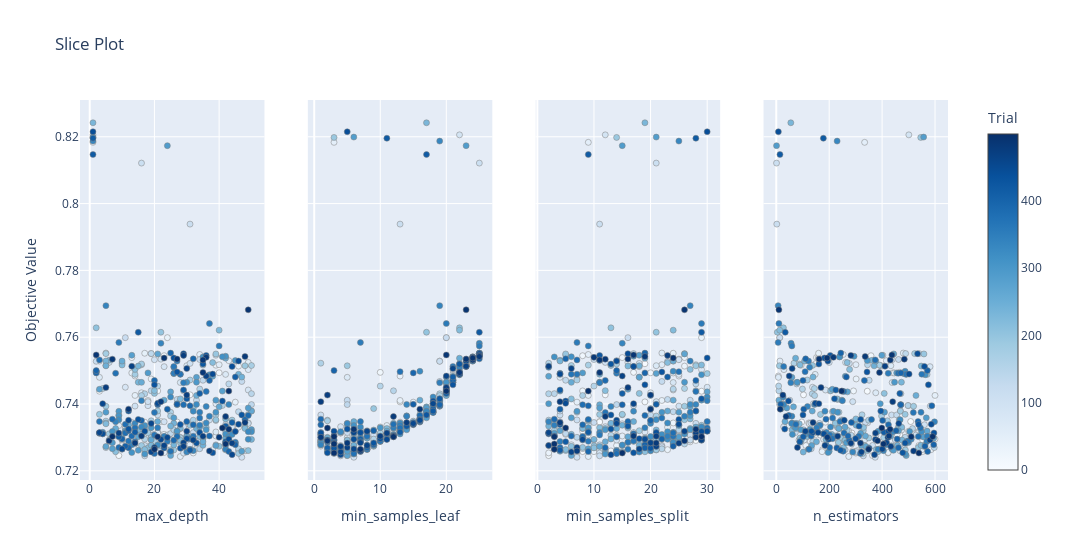

The notebook cell saved with this chart:
### Code cell
optuna.visualization.plot_slice(study_opt_wss_bc, params = ['n_estimators', 'max_depth', 'min_samples_split', 'min_samples_leaf' ])

### Figure 1 — Plotly figure (JSON) as saved in the notebook; plotly's stock layout.template omitted (floating-point values rounded to 4 significant figures; data arrays with more than 128 entries replaced by an {"elided": "..."} marker saying what was removed)
{"data": [{"marker": {"color": {"elided": "500 int values"}, "colorbar": {"title": {"text": "Trial"}, "x": 1, "xpad": 40}, "colorscale": [[0, "rgb(247,251,255)"], [0.125, "rgb(222,235,247)"], [0.25, "rgb(198,219,239)"], [0.375, "rgb(158,202,225)"], [0.5, "rgb(107,174,214)"], [0.625, "rgb(66,146,198)"], [0.75, "rgb(33,113,181)"], [0.875, "rgb(8,81,156)"], [1, "rgb(8,48,107)"]], "line": {"color": "Grey", "width": 0.5}, "showscale": true}, "mode": "markers", "name": "Feasible Trial", "showlegend": false, "type": "scatter", "x": {"elided": "500 int values"}, "xaxis": "x", "y": {"elided": "500 float values"}, "yaxis": "y"}, {"marker": {"color": {"elided": "500 int values"}, "colorbar": {"title": {"text": "Trial"}, "x": 1, "xpad": 40}, "colorscale": [[0, "rgb(247,251,255)"], [0.125, "rgb(222,235,247)"], [0.25, "rgb(198,219,239)"], [0.375, "rgb(158,202,225)"], [0.5, "rgb(107,174,214)"], [0.625, "rgb(66,146,198)"], [0.75, "rgb(33,113,181)"], [0.875, "rgb(8,81,156)"], [1, "rgb(8,48,107)"]], "line": {"color": "Grey", "width": 0.5}, "showscale": false}, "mode": "markers", "name": "Feasible Trial", "showlegend": false, "type": "scatter", "x": {"elided": "500 int values"}, "xaxis": "x2", "y": {"elided": "500 float values"}, "yaxis": "y2"}, {"marker": {"color": {"elided": "500 int values"}, "colorbar": {"title": {"text": "Trial"}, "x": 1, "xpad": 40}, "colorscale": [[0, "rgb(247,251,255)"], [0.125, "rgb(222,235,247)"], [0.25, "rgb(198,219,239)"], [0.375, "rgb(158,202,225)"], [0.5, "rgb(107,174,214)"], [0.625, "rgb(66,146,198)"], [0.75, "rgb(33,113,181)"], [0.875, "rgb(8,81,156)"], [1, "rgb(8,48,107)"]], "line": {"color": "Grey", "width": 0.5}, "showscale": false}, "mode": "markers", "name": "Feasible Trial", "showlegend": false, "type": "scatter", "x": {"elided": "500 int values"}, "xaxis": "x3", "y": {"elided": "500 float values"}, "yaxis": "y3"}, {"marker": {"color": {"elided": "500 int values"}, "colorbar": {"title": {"text": "Trial"}, "x": 1, "xpad": 40}, "colorscale": [[0, "rgb(247,251,255)"], [0.125, "rgb(222,235,247)"], [0.25, "rgb(198,219,239)"], [0.375, "rgb(158,202,225)"], [0.5, "rgb(107,174,214)"], [0.625, "rgb(66,146,198)"], [0.75, "rgb(33,113,181)"], [0.875, "rgb(8,81,156)"], [1, "rgb(8,48,107)"]], "line": {"color": "Grey", "width": 0.5}, "showscale": false}, "mode": "markers", "name": "Feasible Trial", "showlegend": false, "type": "scatter", "x": {"elided": "500 int values"}, "xaxis": "x4", "y": {"elided": "500 float values"}, "yaxis": "y4"}], "layout": {"title": {"text": "Slice Plot"}, "width": 1200, "xaxis": {"anchor": "y", "domain": [0, 0.2125], "title": {"text": "max_depth"}}, "xaxis2": {"anchor": "y2", "domain": [0.2625, 0.475], "title": {"text": "min_samples_leaf"}}, "xaxis3": {"anchor": "y3", "domain": [0.525, 0.7375], "title": {"text": "min_samples_split"}}, "xaxis4": {"anchor": "y4", "domain": [0.7875, 1], "title": {"text": "n_estimators"}}, "yaxis": {"anchor": "x", "domain": [0, 1], "title": {"text": "Objective Value"}}, "yaxis2": {"anchor": "x2", "domain": [0, 1], "matches": "y", "showticklabels": false}, "yaxis3": {"anchor": "x3", "domain": [0, 1], "matches": "y", "showticklabels": false}, "yaxis4": {"anchor": "x4", "domain": [0, 1], "matches": "y", "showticklabels": false}}}
